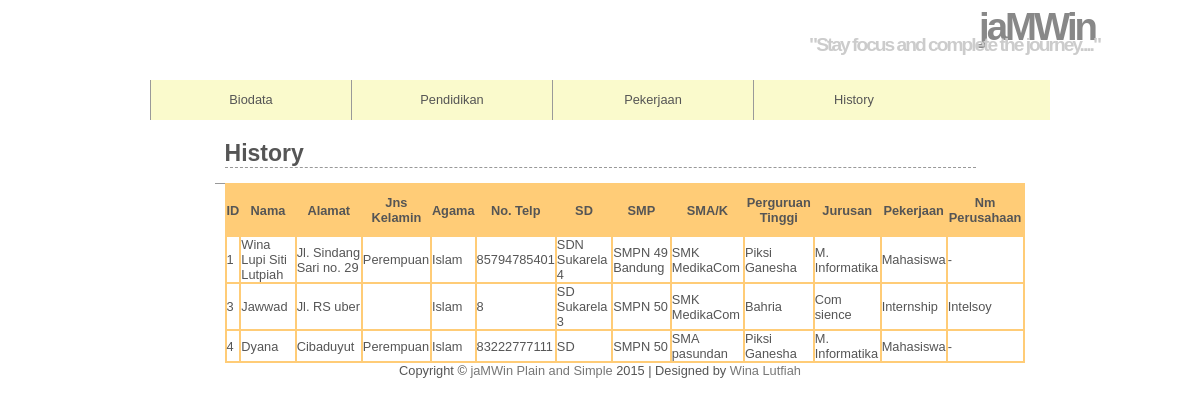
The page /history.php on the database its author committed.
### tables this page shows
CREATE TABLE IF NOT EXISTS `user` (
`user_id` int(4) NOT NULL,
  `nama` varchar(40) NOT NULL,
  `alamat` varchar(35) NOT NULL,
  `jenis_kelamin` varchar(10) NOT NULL,
  `agama` varchar(10) NOT NULL,
  `no_hp` bigint(14) NOT NULL
);

CREATE TABLE IF NOT EXISTS `pendidikan` (
`penid` int(4) NOT NULL,
  `sd` varchar(35) NOT NULL,
  `smp` varchar(35) NOT NULL,
  `sma` varchar(35) NOT NULL,
  `pt` varchar(35) NOT NULL,
  `jurusan` varchar(20) NOT NULL
);

CREATE TABLE IF NOT EXISTS `pekerjaan` (
`pekid` int(4) NOT NULL,
  `pekerjaan` varchar(20) NOT NULL,
  `nama_perusahaan` varchar(30) NOT NULL
);

### history.php (the view, shortened to what this page needs)
<?php
	echo "<h1>History</h1>";
	echo "<br>";
$sqk = "select a.user_id, a.nama, a.alamat, a.jenis_kelamin, a.agama, a.no_hp, b.sd, b.smp, b.sma, b.pt, b.jurusan, c.pekerjaan, c.nama_perusahaan from user a, pendidikan b, pekerjaan c where a.user_id = b.penid and b.penid = c.pekid order by a.user_id asc";
	if(mysql_query($sqk)){
		$result = mysql_query($sqk);
		} else die ("Query error".mysql_error());
	if(mysql_num_rows($result) >0)
	{
		echo "<table width=800px height=20px align='left' border =5 bgcolor='#ffcc77' cellpadding=5>";
		echo "<tr border=3>";
		echo "<th>ID</th>";
		echo "<th border=5 height=50px>Nama</th>";
		echo "<th>Alamat</th>";
		echo "<th>Jns Kelamin</th>";
		echo "<th>Agama</th>";
		echo "<th>No. Telp</th>";
		echo "<th>SD</th>";
		echo "<th>SMP</th>";
		echo "<th>SMA/K</th>";
		echo "<th>Perguruan Tinggi</th>";
		echo "<th>Jurusan</th>";
		echo "<th>Pekerjaan</th>";
		echo "<th>Nm Perusahaan</th>";
		echo "</tr>";
		while($row = mysql_fetch_array($result)){
			echo "<tr bgcolor='white'>";
			echo "<td>".$row["user_id"]."</td>";
			echo "<td>".$row["nama"]."</td>";
			echo "<td>".$row["alamat"]."</td>";
			echo "<td>".$row["jenis_kelamin"]."</td>";
			echo "<td>".$row["agama"]."</td>";
			echo "<td>".$row["no_hp"]."</td>";
			echo "<td>".$row["sd"]."</td>";
			echo "<td>".$row["smp"]."</td>";
			echo "<td>".$row["sma"]."</td>";
			echo "<td>".$row["pt"]."</td>";
			echo "<td>".$row["jurusan"]."</td>";
			echo "<td>".$row["pekerjaan"]."</td>";
			echo "<td>".$row["nama_perusahaan"]."</td>";
			echo "</tr>";
			}
			echo "</table>";
			}
			else echo "There is no recoed in with";
?>

### includes/style.css (style rules this page uses)
* { border:0; margin:0; padding:0; }
a { color:#777; text-decoration:none; }
body { background:#ffffff; color:#555; font:0.8em Arial, Helvetica, "bitstream vera sans", sans-serif; }
#header { border-bottom:0px solid #999; height:80px; margin:0 auto; width:1000px; }
#header h1 { color:#888; font-size:300%; letter-spacing:-3px; text-align:right; padding:5px; margin-bottom:-20px; }
#header h3 { color:#CCC; font-size:150%; letter-spacing:-2px; text-align:right; }
#navigation { background:#fafacc; border-right:0px solid #999; margin:0 auto; width:900px; height:40px; list-style:none; }
#navigation li { border-left:1px solid #999; float:left; width:200px; list-style:none; }
#navigation a { color:#555; display:block; line-height:40px; text-align:center; }
#content { height:auto; margin:0 auto; padding:2 0 20px; width:751px; }
#content h1 { border-bottom:1px dashed #999; font-size:1.8em; padding:20px 0 0; }
#footer { border-top:1px solid #999; height:50px; margin:0 auto; padding:10px; text-align:center; width:751px; }

### rows shown on the page
user: user_id "1", nama "Wina Lupi Siti Lutpiah", alamat "Jl. Sindang Sari no. 29", jenis_kelamin "Perempuan", agama "Islam", no_hp "85794785401", pendidikan.sd "SDN Sukarela 4", pendidikan.smp "SMPN 49 Bandung", pendidikan.sma "SMK MedikaCom", pendidikan.pt "Piksi Ganesha", pendidikan.jurusan "M. Informatika", pekerjaan.pekerjaan "Mahasiswa", pekerjaan.nama_perusahaan "-"
user: user_id "3", nama "Jawwad", alamat "Jl. RS uber", agama "Islam", no_hp "8", pendidikan.sd "SD Sukarela 3", pendidikan.smp "SMPN 50", pendidikan.sma "SMK MedikaCom", pendidikan.pt "Bahria", pendidikan.jurusan "Com sience", pekerjaan.pekerjaan "Internship", pekerjaan.nama_perusahaan "Intelsoy"
user: user_id "4", nama "Dyana", alamat "Cibaduyut", jenis_kelamin "Perempuan", agama "Islam", no_hp "83222777111", pendidikan.sd "SD", pendidikan.smp "SMPN 50", pendidikan.sma "SMA pasundan", pendidikan.pt "Piksi Ganesha", pendidikan.jurusan "M. Informatika", pekerjaan.pekerjaan "Mahasiswa", pekerjaan.nama_perusahaan "-"
